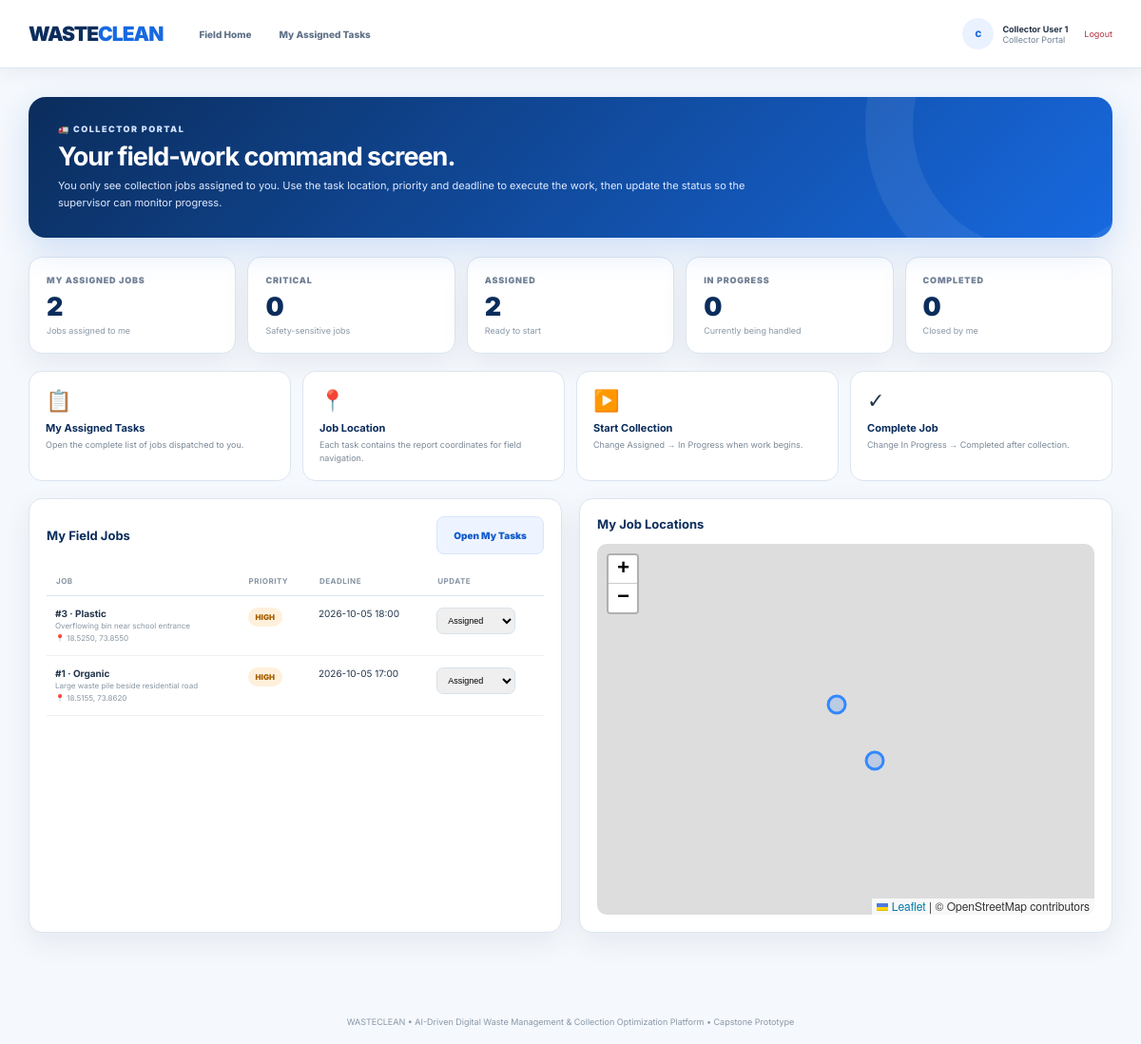
/dashboard (signed in), run on the app's committed database.
### tables this page shows
CREATE TABLE users (
        id INTEGER PRIMARY KEY AUTOINCREMENT, name TEXT NOT NULL, email TEXT UNIQUE NOT NULL,
        password TEXT NOT NULL, role TEXT NOT NULL
    );

CREATE TABLE tasks (
        id INTEGER PRIMARY KEY AUTOINCREMENT, report_id INTEGER NOT NULL, collector_id INTEGER,
        deadline TEXT, status TEXT NOT NULL DEFAULT 'Assigned', assigned_at TEXT NOT NULL,
        FOREIGN KEY(report_id) REFERENCES reports(id), FOREIGN KEY(collector_id) REFERENCES users(id)
    );

CREATE TABLE reports (
        id INTEGER PRIMARY KEY AUTOINCREMENT, citizen_id INTEGER, waste_type TEXT NOT NULL,
        description TEXT NOT NULL, latitude REAL NOT NULL, longitude REAL NOT NULL,
        priority TEXT NOT NULL, ai_confidence REAL NOT NULL, ai_reason TEXT,
        status TEXT NOT NULL DEFAULT 'Pending', created_at TEXT NOT NULL,
        FOREIGN KEY(citizen_id) REFERENCES users(id)
    );

### app.py (the view, shortened to what this page needs)
@app.route("/dashboard")
def dashboard():
    if not logged_in(): return redirect(url_for("login"))
    role=current_user()["role"]
    conn=db(); s=stats()
    if role=="Citizen":
        reports=conn.execute("SELECT * FROM reports WHERE citizen_id=? ORDER BY id DESC",(session["user_id"],)).fetchall()
        return render_template("citizen_dashboard.html", reports=reports)
    if role=="Collector":
        tasks=conn.execute("""SELECT t.*,r.waste_type,r.description,r.latitude,r.longitude,r.priority,r.status report_status
            FROM tasks t JOIN reports r ON r.id=t.report_id WHERE t.collector_id=? ORDER BY CASE r.priority WHEN 'CRITICAL' THEN 1 WHEN 'HIGH' THEN 2 WHEN 'MEDIUM' THEN 3 ELSE 4 END,t.id DESC""",(session["user_id"],)).fetchall()
        return render_template("collector_dashboard.html", tasks=tasks)

### app.py (called while the page is built)
def db():
    conn = sqlite3.connect(DB_PATH)
    conn.row_factory = sqlite3.Row
    return conn

def logged_in(): return session.get("user_id") is not None

def current_user():
    if not logged_in(): return None
    conn=db(); u=conn.execute("SELECT * FROM users WHERE id=?",(session["user_id"],)).fetchone(); conn.close(); return u

@app.context_processor
def inject():
    return {"user":current_user(),"app_name":"WASTECLEAN","stats":stats() if logged_in() else {}}

### templates/collector_dashboard.html (shortened to what this page needs)
{% extends "base.html" %}{% block title %}Collector Portal | WASTECLEAN{% endblock %}{% block content %}
<div class="role-banner"><div class="small">🚛 Collector Portal</div><h2>Your field-work command screen.</h2><p>You only see collection jobs assigned to you. Use the task location, priority and deadline to execute the work, then update the status so the supervisor can monitor progress.</p></div>
<div class="cards"><div class="card"><div class="metric-label">My Assigned Jobs</div><div class="metric">{{ tasks|length }}</div><div class="metric-note">Jobs assigned to me</div></div><div class="card"><div class="metric-label">Critical</div><div class="metric">{{ tasks|selectattr('priority','equalto','CRITICAL')|list|length }}</div><div class="metric-note">Safety-sensitive jobs</div></div><div class="card"><div class="metric-label">Assigned</div><div class="metric">{{ tasks|selectattr('status','equalto','Assigned')|list|length }}</div><div class="metric-note">Ready to start</div></div><div class="card"><div class="metric-label">In Progress</div><div class="metric">{{ tasks|selectattr('status','equalto','In Progress')|list|length }}</div><div class="metric-note">Currently being handled</div></div><div class="card"><div class="metric-label">Completed</div><div class="metric">{{ tasks|selectattr('status','equalto','Completed')|list|length }}</div><div class="metric-note">Closed by me</div></div></div>
<div class="quick-grid"><a class="quick" href="{{ url_for('tasks') }}"><div class="icon">📋</div><b>My Assigned Tasks</b><span>Open the complete list of jobs dispatched to you.</span></a><div class="quick"><div class="icon">📍</div><b>Job Location</b><span>Each task contains the report coordinates for field navigation.</span></div><div class="quick"><div class="icon">▶️</div><b>Start Collection</b><span>Change Assigned → In Progress when work begins.</span></div><div class="quick"><div class="icon">✓</div><b>Complete Job</b><span>Change In Progress → Completed after collection.</span></div></div>
<div class="grid2"><div class="section"><div class="section-head"><h2>My Field Jobs</h2><a class="btn light" href="{{ url_for('tasks') }}">Open My Tasks</a></div><table><thead><tr><th>Job</th><th>Priority</th><th>Deadline</th><th>Update</th></tr></thead><tbody>{% for t in tasks %}<tr><td><b>#{{ t.id }} · {{ t.waste_type }}</b><br><small>{{ t.description }}</small><br><small>📍 {{ '%.4f'|format(t.latitude) }}, {{ '%.4f'|format(t.longitude) }}</small></td><td><span class="badge {{ t.priority|lower }}">{{ t.priority }}</span></td><td>{{ t.deadline or '—' }}</td><td>{% if t.status!='Completed' %}<form method="post" action="{{ url_for('task_status',task_id=t.id) }}"><select name="status" onchange="this.form.submit()" style="padding:7px;border:1px solid #d8e2ea;border-radius:7px;font-size:9px"><option {% if t.status=='Assigned' %}selected{% endif %}>Assigned</option><option {% if t.status=='In Progress' %}selected{% endif %}>In Progress</option><option>Completed</option></select></form>{% else %}<span class="badge completed">Completed ✓</span>{% endif %}</td></tr>{% else %}<tr><td colspan="4">No collection jobs have been assigned to you.</td></tr>{% endfor %}</tbody></table></div><div class="section"><div class="section-head"><h2>My Job Locations</h2></div><div id="collectormap" class="map"></div></div></div>
{% endblock %}

### templates/base.html (shortened to what this page needs)
<!doctype html><html><head><link rel="stylesheet" href="https://unpkg.com/leaflet@1.9.4/dist/leaflet.css"></head><body>
{% if user %}<nav class="nav"><a class="brand" href="{{ url_for('dashboard') }}">WASTE<span>CLEAN</span></a><div class="navlinks">{% if user['role']=='Citizen' %}<a href="{{ url_for('dashboard') }}">My Home</a><a href="{{ url_for('report') }}">＋ Report Waste</a><a href="{{ url_for('reports') }}">My Reports</a>{% elif user['role']=='Supervisor' %}<a href="{{ url_for('dashboard') }}">Control Room</a><a href="{{ url_for('reports') }}">Review Reports</a><a href="{{ url_for('tasks') }}">Dispatch Tasks</a><a href="{{ url_for('analytics') }}">Operations Analytics</a>{% elif user['role']=='Collector' %}<a href="{{ url_for('dashboard') }}">Field Home</a><a href="{{ url_for('tasks') }}">My Assigned Tasks</a>{% elif user['role']=='Admin' %}<a href="{{ url_for('dashboard') }}">Admin Home</a><a href="{{ url_for('reports') }}">All Reports</a><a href="{{ url_for('tasks') }}">All Tasks</a><a href="{{ url_for('analytics') }}">Platform Analytics</a><a href="{{ url_for('admin') }}">User & System Control</a>{% endif %}</div><div class="user"><div class="avatar">{{ user['name'][0] }}</div><div><b style="color:#243447">{{ user['name'] }}</b><br>{{ user['role'] }} Portal</div><a class="logout" href="{{ url_for('logout') }}">Logout</a></div></nav>{% endif %}<main class="container">{% with messages=get_flashed_messages(with_categories=true) %}{% for category,msg in messages %}<div class="flash {{ category }}">{{ msg }}</div>{% endfor %}{% endwith %}{% block content %}{% endblock %}</main>{% if user %}<div class="footer">WASTECLEAN • AI-Driven Digital Waste Management & Collection Optimization Platform • Capstone Prototype</div>{% endif %}<script src="https://unpkg.com/leaflet@1.9.4/dist/leaflet.js"></script>{% block scripts %}{% endblock %}</body></html>

### templates/base.html (style rules this page uses)
:root { --navy:#0b2d5c;--blue:#1769e0;--blue2:#2f80ed;--blue-soft:#eaf2ff;--bg:#f5f8fc;--card:#ffffff;--text:#24364b;--muted:#6b7c91;--border:#dbe5f0;--danger:#d9364f;--orange:#e48a16;--shadow:0 10px 30px rgba(11,45,92,.07) }
* { box-sizing:border-box }
body { margin:0;background:var(--bg);font-family:Inter,Arial,sans-serif;color:var(--text) }
.nav { height:72px;background:#fff;border-bottom:1px solid var(--border);display:flex;align-items:center;padding:0 30px;gap:26px;position:sticky;top:0;z-index:20;box-shadow:0 4px 18px rgba(11,45,92,.06) }
.brand { font-size:21px;font-weight:900;letter-spacing:-1px;text-decoration:none;color:var(--navy);white-space:nowrap }
.brand span { color:var(--blue) }
.navlinks { display:flex;gap:5px;align-items:center;flex:1 }
.navlinks a { font-size:10px;font-weight:800;color:#5e7187;text-decoration:none;padding:10px 12px;border-radius:8px;transition:.2s }
.user { display:flex;align-items:center;gap:9px;font-size:9px;color:#718196;white-space:nowrap }
.avatar { width:33px;height:33px;border-radius:50%;display:grid;place-items:center;background:var(--blue-soft);color:var(--blue);font-weight:900 }
.logout { font-size:9px;color:#b13645;text-decoration:none;margin-left:8px }
.container { max-width:1260px;margin:auto;padding:30px 30px 70px }
.footer { text-align:center;color:#8a98a8;font-size:9px;padding:18px }
.role-banner { border-radius:18px;padding:28px 31px;background:linear-gradient(135deg,#0b2d5c,#1769e0);color:#fff;margin-bottom:20px;position:relative;overflow:hidden;box-shadow:0 12px 35px rgba(23,105,224,.18) }
.role-banner:after { content:"";position:absolute;width:260px;height:260px;border:50px solid #ffffff12;border-radius:50%;right:-100px;top:-150px }
.role-banner .small { font-size:9px;text-transform:uppercase;letter-spacing:1.5px;color:#cfe0ff;font-weight:900 }
.role-banner h2 { font-size:27px;margin:7px 0 6px;letter-spacing:-1px }
.role-banner p { font-size:11px;color:#e0ebff;margin:0;max-width:760px;line-height:1.6 }
.cards { display:grid;grid-template-columns:repeat(5,1fr);gap:12px;margin-bottom:18px }
.card,.section { background:#fff;border:1px solid var(--border);border-radius:14px;padding:18px;box-shadow:var(--shadow) }
.metric-label { font-size:9px;text-transform:uppercase;letter-spacing:.8px;font-weight:900;color:#718096 }
.metric { font-size:27px;font-weight:900;color:var(--navy);margin-top:6px }
.metric-note { font-size:9px;color:#8a98a5;margin-top:3px }
.grid2 { display:grid;grid-template-columns:1fr 1fr;gap:18px }
.quick-grid { display:grid;grid-template-columns:repeat(4,1fr);gap:12px;margin-bottom:18px }
.quick { background:#fff;border:1px solid var(--border);border-radius:14px;padding:17px;text-decoration:none;color:var(--text);transition:.2s }
.quick .icon { font-size:22px;margin-bottom:9px }
.quick b { font-size:11px;display:block;color:var(--navy) }
.quick span { font-size:9px;color:#7b8997;display:block;margin-top:4px;line-height:1.5 }
.section-head { display:flex;justify-content:space-between;align-items:center;margin-bottom:13px;gap:10px }
.section-head h2 { font-size:13px;margin:0;color:var(--navy) }
.btn { display:inline-flex;align-items:center;justify-content:center;min-height:40px;padding:10px 17px;background:linear-gradient(135deg,#145dcc,#1769e0);color:#fff;border:1px solid #145dcc;border-radius:8px;font-size:10px;font-weight:900;text-decoration:none;cursor:pointer;box-shadow:0 5px 14px rgba(23,105,224,.18);transition:.18s;white-space:nowrap }
.btn.light { background:#eef4ff;color:#145dcc;border-color:#d7e5ff;box-shadow:none }
.badge { display:inline-block;padding:5px 8px;border-radius:20px;font-size:8px;font-weight:900;background:#e9eef5;color:#587080 }
.badge.high { background:#fff0dc;color:#a76000 }
table { width:100%;border-collapse:collapse;font-size:10px }
th { text-align:left;color:#8795a2;font-size:8px;text-transform:uppercase;letter-spacing:.5px;padding:10px;border-bottom:1px solid var(--border) }
td { padding:12px 9px;border-bottom:1px solid #edf1f4;vertical-align:top }
small { font-size:8px;color:#8795a2;line-height:1.5 }
.map { height:390px;border-radius:10px;overflow:hidden }

### data on the page
users: name "C", name "Collector User 1", role "Collector"
tasks: id "3", waste_type "Plastic", description "Overflowing bin near school entrance", priority "HIGH", deadline "2026-10-05 18:00", status "Assigned"
reports: latitude "18.5250", longitude "73.8550"
tasks: id "1", waste_type "Organic", description "Large waste pile beside residential road", priority "HIGH", deadline "2026-10-05 17:00", status "Assigned"
reports: latitude "18.5155", longitude "73.8620"

### other printed values
{{ tasks|length }} "2"
{{ tasks|selectattr('priority','equalto','CRITICAL')|list|length }} "0"
{{ tasks|selectattr('status','equalto','Assigned')|list|length }} "2"
{{ tasks|selectattr('status','equalto','In Progress')|list|length }} "0"
{{ tasks|selectattr('status','equalto','Completed')|list|length }} "0"
